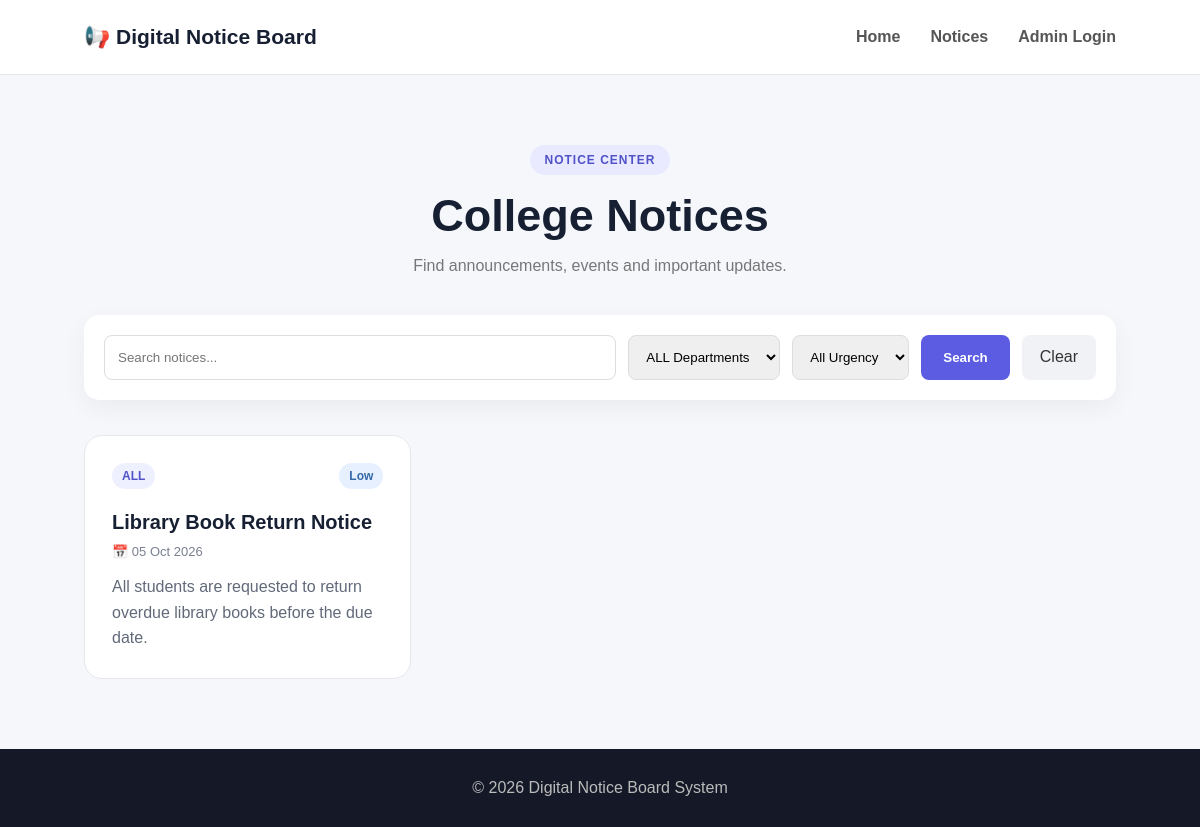
The page /notices.php?department=ALL on the database its author committed.
### tables this page shows
CREATE TABLE IF NOT EXISTS notices (
    id INT AUTO_INCREMENT PRIMARY KEY,
    title VARCHAR(200) NOT NULL,
    department VARCHAR(50) NOT NULL,
    notice_date DATE NOT NULL,
    urgency VARCHAR(20) NOT NULL,
    details TEXT NOT NULL,
    created_at TIMESTAMP DEFAULT CURRENT_TIMESTAMP
);

### notices.php (the view, shortened to what this page needs)
<?php
include "db.php";
$search = isset($_GET['search']) ? $_GET['search'] : "";
$department = isset($_GET['department']) ? $_GET['department'] : "";
$sql = "SELECT * FROM notices WHERE 1=1";
if ($department != "") {
    $department_safe = $conn->real_escape_string($department);
    $sql .= " AND department = '$department_safe'";
}
$sql .= " ORDER BY notice_date DESC";
$result = $conn->query($sql);
?>
<!DOCTYPE html>
<html lang="en">
<head>
<link rel="stylesheet" href="css/style.css">
</head>
<body>
<header class="navbar">
    <div class="logo">📢 Digital Notice Board</div>
    <nav><a href="index.php">Home</a><a href="notices.php">Notices</a><a href="login.php">Admin Login</a></nav>
</header>
<section class="notice-page">
    <div class="page-heading">
        <span class="badge">NOTICE CENTER</span>
        <h1>College Notices</h1>
        <p>Find announcements, events and important updates.</p>
    </div>
    <form method="GET" class="filter-box">
        <input type="text" name="search" placeholder="Search notices..." value="<?php echo htmlspecialchars($search); ?>">
        <select name="department">
            <?php foreach (["CSE","ECE","MECH","CIVIL","ALL"] as $d): ?>
                <option value="<?php echo $d; ?>" <?php if($department==$d) echo "selected"; ?>><?php echo $d == "ALL" ? "ALL Departments" : $d; ?></option>
            <?php endforeach; ?>
        </select>
        <select name="urgency">
            <option value="">All Urgency</option>
        </select>
        <button type="submit">Search</button>
        <a href="notices.php" class="clear-btn">Clear</a>
    </form>
    <div class="notice-grid">
    <?php if ($result && $result->num_rows > 0): ?>
        <?php while ($row = $result->fetch_assoc()): ?>
        <div class="notice-card">
            <div class="notice-top">
                <span class="department"><?php echo htmlspecialchars($row['department']); ?></span>
                <span class="urgency <?php echo strtolower($row['urgency']); ?>"><?php echo htmlspecialchars($row['urgency']); ?></span>
            </div>
            <h2><?php echo htmlspecialchars($row['title']); ?></h2>
            <div class="notice-date">📅 <?php echo date("d M Y", strtotime($row['notice_date'])); ?></div>
            <p><?php echo nl2br(htmlspecialchars($row['details'])); ?></p>
        </div>
        <?php endwhile; ?>
    <?php else: ?>
        <div class="no-results"><h2>📭 No Notices Found</h2><p>Try changing your search or filters.</p></div>
    <?php endif; ?>
    </div>
</section>
<footer><p>© 2026 Digital Notice Board System</p></footer>
</body>
</html>

### style.css (style rules this page uses)
* { margin:0;padding:0;box-sizing:border-box }
body { font-family:Arial,Helvetica,sans-serif;background:#f5f7fb;color:#172033 }
.navbar { height:75px;background:white;display:flex;justify-content:space-between;align-items:center;padding:0 7%;border-bottom:1px solid #e5e7eb }
.logo { font-size:21px;font-weight:800 }
nav { display:flex;gap:30px }
nav a { color:#555;text-decoration:none;font-weight:600 }
.badge { display:inline-block;padding:8px 14px;background:#e9eaff;color:#5052c8;border-radius:30px;font-size:12px;font-weight:800;letter-spacing:1px }
.notice-page { padding:70px 7% }
.page-heading { text-align:center;margin-bottom:40px }
.page-heading h1 { font-size:45px;margin:15px 0 }
.page-heading p { color:#777 }
.filter-box { background:white;padding:20px;border-radius:15px;display:flex;gap:12px;margin-bottom:35px;box-shadow:0 8px 25px rgba(0,0,0,.05) }
.filter-box input,.filter-box select { padding:13px;border:1px solid #ddd;border-radius:8px;outline:none }
.filter-box input { flex:1 }
.filter-box button { padding:13px 22px;border:none;background:#5b5ce2;color:white;border-radius:8px;cursor:pointer;font-weight:bold }
.clear-btn { padding:13px 18px;background:#f1f2f5;color:#333;text-decoration:none;border-radius:8px }
.notice-grid { display:grid;grid-template-columns:repeat(3,1fr);gap:25px }
.notice-card { background:white;padding:27px;border-radius:18px;border:1px solid #e5e7eb;transition:.2s }
.notice-top { display:flex;justify-content:space-between;align-items:center }
.department { background:#eef0ff;color:#5052c8;padding:6px 10px;border-radius:20px;font-size:12px;font-weight:bold }
.urgency { display:inline-block;padding:6px 10px;border-radius:20px;font-size:12px;font-weight:bold }
.low { background:#e7f0ff;color:#3469a8 }
.notice-card h2 { margin:22px 0 10px;font-size:20px }
.notice-date { color:#7a8090;font-size:13px;margin-bottom:15px }
.notice-card p { color:#626979;line-height:1.6 }
footer { padding:30px;text-align:center;background:#151827;color:#bbb }

### rows shown on the page
notices: department "ALL", urgency "Low", title "Library Book Return Notice", notice_date "05 Oct 2026", details "All students are requested to return overdue library books before the due date."
